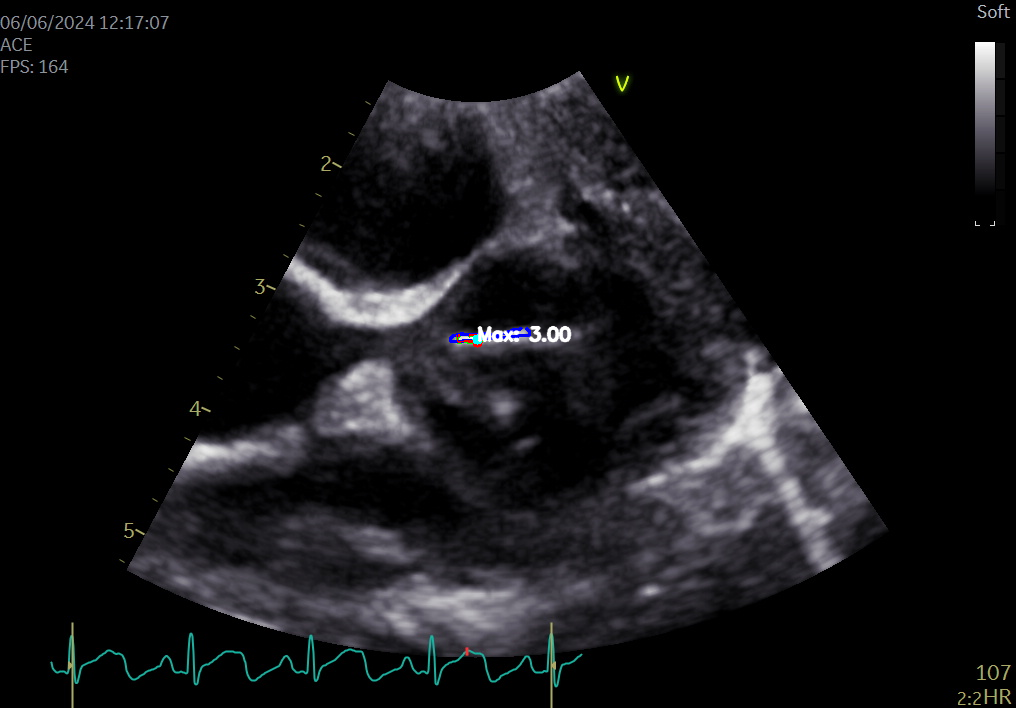
#> input picture KD/red_distance_100_200_3_50_visualization.png, 1016 x 708 px
$ python -i utils.py   (imports and definitions only)
#> lines starting #> are read from the running program, lines starting #| are printed output that depends on the picture; after the words box and inside, x2 and y2 are one past the last pixel; in counts of white or black regions, pixels touching at a corner belong together
import cv2
import numpy as np
import matplotlib.pyplot as plt
from scipy.spatial import cKDTree


# [47 lines left out: functions process_region, visualize_contours_on_image, not called in this run]

def extract_vessel_wall_boundary(gray_img: np.ndarray, save_path: str = None):
    """
    从心脏冠状动脉灰度图中提取两侧血管壁的边界。

    此版本特点:
    - 目标: 提取高亮度的血管壁。
    - 简化流程: 省略了形态学操作。
    - 策略: 通过面积筛选来过滤噪声轮廓。

    处理流程:
    1. 高斯模糊平滑图像。
    2. 使用单一阈值分割出高亮的血管壁。
    3. 找到所有轮廓，并根据面积进行筛选。
    4. 对所有有效轮廓进行多边形逼近简化。
    5. (可选) 可视化处理过程。

    Args:
        gray_img (np.ndarray): 输入的单通道灰度图像。
        visualize (bool): 是否显示处理过程的可视化图像。

    Returns:
        list: 包含一个或多个简化后轮廓(polyline)的列表。
    """
    if gray_img is None:
        print("错误：输入的图像为空。")
        return []

    # --- 1. 预处理：高斯模糊 ---
    blurred_img = cv2.GaussianBlur(gray_img, (5, 5), 0)

    # --- 2. 分割：阈值分割提取高亮区域 (血管壁) ---
    # 这是一个关键参数。根据图像，血管壁是非常亮的区域。
    # 我们选择一个较高的阈值来分离它们。
    wall_thresh_value = 90  # 血管壁灰度下限，需要根据实际情况微调
    _, wall_mask = cv2.threshold(blurred_img, wall_thresh_value, 255, cv2.THRESH_BINARY)
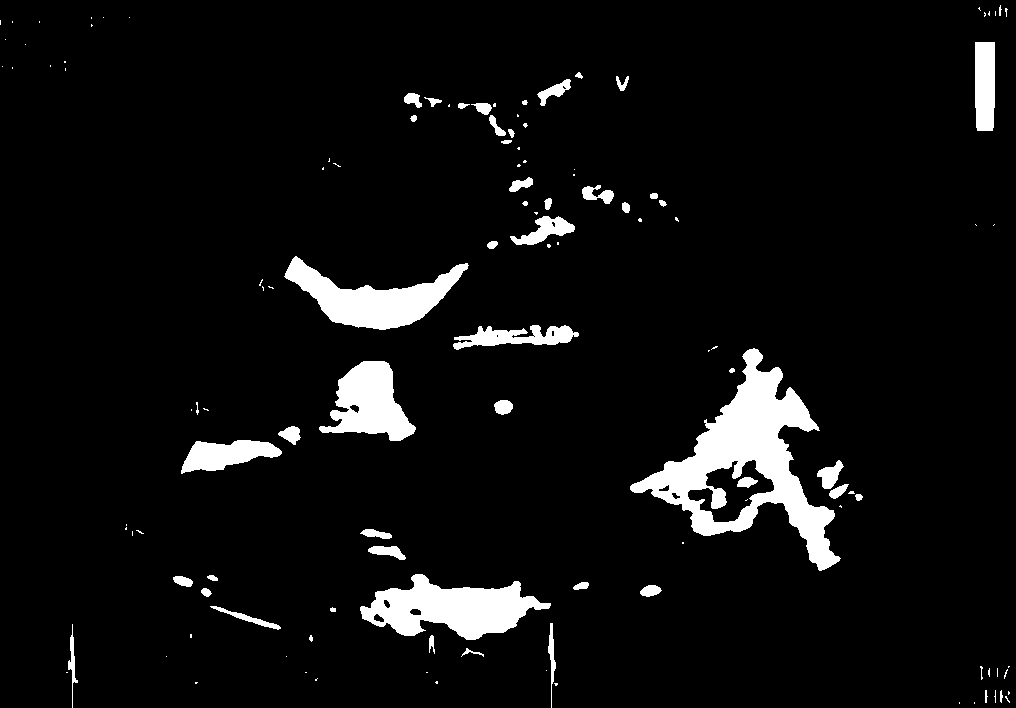
#> wall_mask: shape (708, 1016); 6.1% white; 127 white regions (73 under 20 px)

    # --- 3. 目标提取：找到所有轮廓并按面积筛选 ---
    # 因为跳过了形态学处理，这里会找到很多轮廓，包括噪声
    contours, _ = cv2.findContours(wall_mask, cv2.RETR_EXTERNAL, cv2.CHAIN_APPROX_SIMPLE)
#> contours = 125 contours, 82 with area under 20; largest, box (x1, y1, x2, y2) and area: (630, 348, 841, 571) 16758, (360, 574, 551, 640) 6716, (284, 256, 469, 330) 5508, (319, 361, 416, 441) 4246, (181, 440, 282, 474) 1928

    if not contours:
        print("警告：在当前阈值下未找到任何轮廓。")
        return []

    polylines = []
    min_contour_area = 150  # 最小轮廓面积，用于过滤噪声，可调整
    epsilon_factor = 0 # 控制轮廓简化的程度

    for cnt in contours:
        # 仅处理面积大于阈值的轮廓
        if cv2.contourArea(cnt) > min_contour_area:
            # --- 4. 轮廓简化 ---
            perimeter = cv2.arcLength(cnt, True)
            epsilon = epsilon_factor * perimeter
            approx_poly = cv2.approxPolyDP(cnt, epsilon, True)
            polylines.append(approx_poly)
#> this loop made 125 passes
#> perimeter on passes 27, 28, 30, 32, 36, 37, 41, 48, 49, 50, 54, 56: 184.6, 175, 159.6, 52.87, 528.7, 89.11, 71.46, 90.43, 246.3, 66.77, 54.04, 370.1
#> cnt on passes 1, 2, 4, 9, 12, 13: [[974, 702], [974, 703]], [[959, 702], [959, 703]], [[1008, 691], [1008, 694], [1009, 693], [1009, 692]], [[195, 682], [195, 683], [196, 683], [197, 682]], [[426, 672], [427, 672]], [[305, 672], [306, 672]]
#> after the loop, polylines = 20 contours; largest, box (x1, y1, x2, y2) and area: (630, 348, 841, 571) 16758, (360, 574, 551, 640) 6716, (284, 256, 469, 330) 5508, (319, 361, 416, 441) 4246, (181, 440, 282, 474) 1928

    # --- 5. 可视化展示 ---
    plt.rcParams['font.sans-serif'] = ['SimHei']
    plt.rcParams['axes.unicode_minus'] = False

    # 可视化流程调整为4步
    fig, axes = plt.subplots(1, 4, figsize=(16, 4))

    result_img = cv2.cvtColor(gray_img, cv2.COLOR_GRAY2BGR)
    # 用不同颜色绘制多个轮廓，以示区分
    if polylines:
        cv2.drawContours(result_img, polylines, -1, (0, 255, 0), 1)
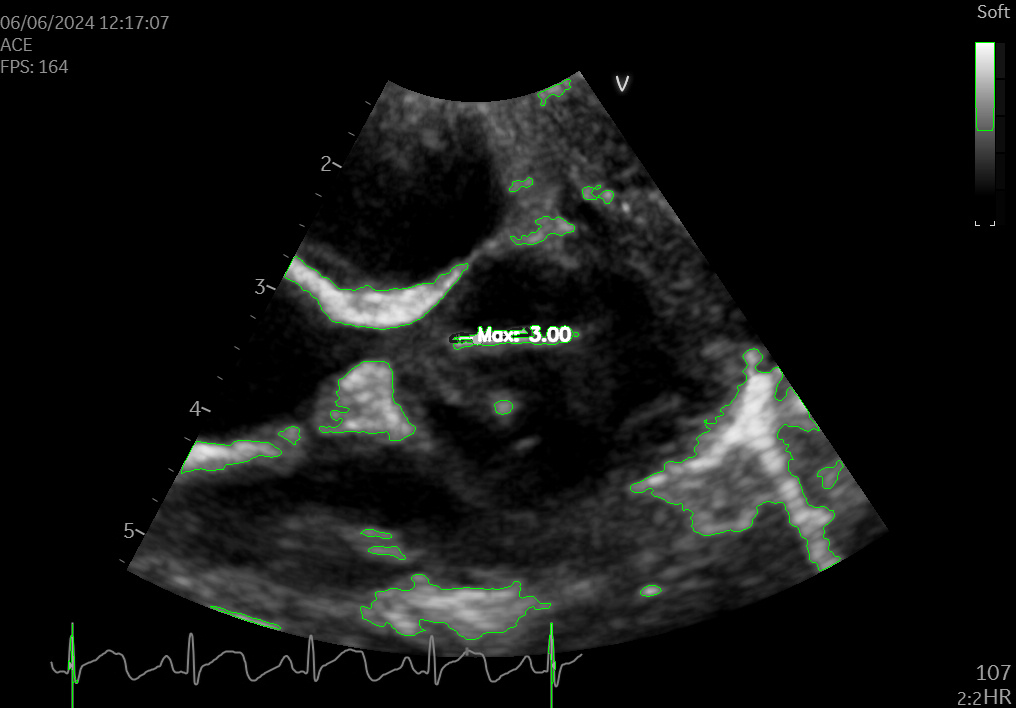
#> result_img: shape (708, 1016, 3); mean B, G, R 19.5, 20.9, 19.5

    titles = [
        '1. 原始灰度图', '2. 高斯模糊后',
        '3. 阈值分割 (提取血管壁)', '4. 最终边界提取结果'
    ]
    images = [
        gray_img, blurred_img,
        wall_mask, result_img
    ]

    for i, ax in enumerate(axes):
        if images[i].ndim == 3:
            ax.imshow(cv2.cvtColor(images[i], cv2.COLOR_BGR2RGB))
        else:
            ax.imshow(images[i], cmap='gray')
        ax.set_title(titles[i])
        ax.axis('off')

    plt.tight_layout()
    if not save_path:
        plt.show()
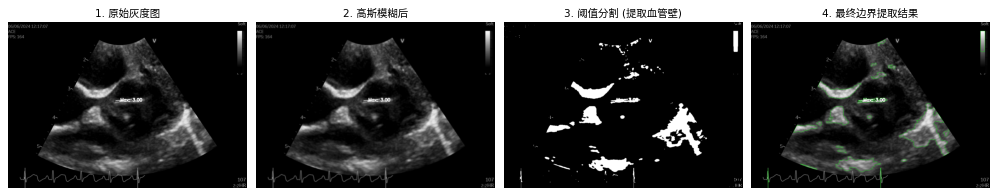
#> figure drawn by matplotlib, 4 panels
    else:
        plt.savefig(save_path)

    return polylines

>>> import cv2
>>> picture = cv2.imread('KD/red_distance_100_200_3_50_visualization.png', cv2.IMREAD_GRAYSCALE)
>>> result = extract_vessel_wall_boundary(picture)
#> result has the same summary as polylines in extract_vessel_wall_boundary
